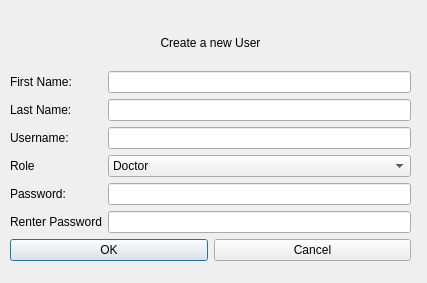
<?xml version="1.0" encoding="UTF-8"?>
<ui version="4.0">
 <class>NewUser</class>
 <widget class="QDialog" name="NewUser">
  <property name="geometry">
   <rect>
    <x>0</x>
    <y>0</y>
    <width>427</width>
    <height>283</height>
   </rect>
  </property>
  <property name="windowTitle">
   <string>Dialog</string>
  </property>
  <widget class="QWidget" name="layoutWidget">
   <property name="geometry">
    <rect>
     <x>10</x>
     <y>20</y>
     <width>401</width>
     <height>241</height>
    </rect>
   </property>
   <layout class="QVBoxLayout" name="mainLayout">
    <item>
     <widget class="QLabel" name="mainTitle">
      <property name="text">
       <string>Create a new User</string>
      </property>
      <property name="alignment">
       <set>Qt::AlignCenter</set>
      </property>
     </widget>
    </item>
    <item>
     <layout class="QHBoxLayout" name="horizontalLayout">
      <item>
       <layout class="QVBoxLayout" name="Labels">
        <item>
         <widget class="QLabel" name="firstNameLabel">
          <property name="text">
           <string>First Name:</string>
          </property>
         </widget>
        </item>
        <item>
         <widget class="QLabel" name="lastNameLabel">
          <property name="text">
           <string>Last Name: </string>
          </property>
         </widget>
        </item>
        <item>
         <widget class="QLabel" name="userNameLabel">
          <property name="text">
           <string>Username: </string>
          </property>
         </widget>
        </item>
        <item>
         <widget class="QLabel" name="roleLabel">
          <property name="text">
           <string>Role</string>
          </property>
         </widget>
        </item>
        <item>
         <widget class="QLabel" name="passwordLabel">
          <property name="text">
           <string>Password: </string>
          </property>
         </widget>
        </item>
        <item>
         <widget class="QLabel" name="reneterPasswordLabel">
          <property name="text">
           <string>Renter Password</string>
          </property>
         </widget>
        </item>
       </layout>
      </item>
      <item>
       <layout class="QVBoxLayout" name="inputsLayout">
        <item>
         <widget class="QLineEdit" name="firstNameInput"/>
        </item>
        <item>
         <widget class="QLineEdit" name="lastNameInput"/>
        </item>
        <item>
         <widget class="QLineEdit" name="userNameInput"/>
        </item>
        <item>
         <widget class="QComboBox" name="roleComboBox">
          <item>
           <property name="text">
            <string>Doctor</string>
           </property>
          </item>
          <item>
           <property name="text">
            <string>Nurse</string>
           </property>
          </item>
          <item>
           <property name="text">
            <string>Administrator</string>
           </property>
          </item>
         </widget>
        </item>
        <item>
         <widget class="QLineEdit" name="passwordInput"/>
        </item>
        <item>
         <widget class="QLineEdit" name="renterPasswordInput"/>
        </item>
       </layout>
      </item>
     </layout>
    </item>
    <item>
     <layout class="QHBoxLayout" name="buttonsLayout">
      <item>
       <widget class="QPushButton" name="okButton">
        <property name="text">
         <string>OK</string>
        </property>
       </widget>
      </item>
      <item>
       <widget class="QPushButton" name="cancelButton">
        <property name="text">
         <string>Cancel</string>
        </property>
       </widget>
      </item>
     </layout>
    </item>
   </layout>
  </widget>
 </widget>
 <resources/>
 <connections/>
</ui>
